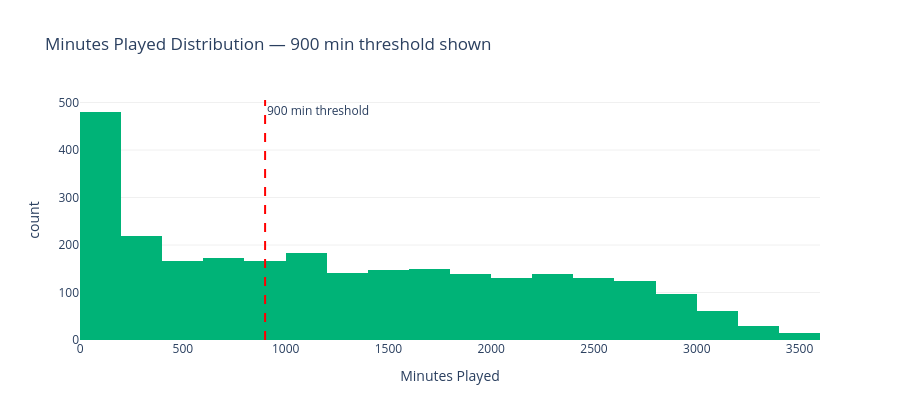

Notebook code for this chart:
### Markdown cell above
## 2.4 — Minutes Played Distribution

### Code cell
fig = px.histogram(player_df, x='minutes_played', nbins=30,
                   color_discrete_sequence=['#00b377'],
                   title='Minutes Played Distribution — 900 min threshold shown',
                   labels={'minutes_played': 'Minutes Played'})
fig.add_vline(x=900, line_dash='dash', line_color='red',
              annotation_text='900 min threshold',
              annotation_position='top right')
fig.update_layout(height=420, plot_bgcolor='white',
                  yaxis=dict(showgrid=True, gridcolor='#f0f0f0'))
fig.show()
print(f"Players with 900+ minutes: {(player_df['minutes_played'] >= 900).sum()}")
print(f"Players below 900 minutes: {(player_df['minutes_played'] < 900).sum()}")

### Figure 1 — Plotly figure (JSON) as saved in the notebook; plotly's stock layout.template omitted (floating-point values rounded to 4 significant figures; data arrays with more than 128 entries replaced by an {"elided": "..."} marker saying what was removed)
{"data": [{"bingroup": "x", "hovertemplate": "Minutes Played=%{x}<br>count=%{y}<extra></extra>", "legendgroup": "", "marker": {"color": "#00b377", "pattern": {"shape": ""}}, "name": "", "nbinsx": 30, "orientation": "v", "showlegend": false, "type": "histogram", "x": {"elided": "2694 int values"}, "xaxis": "x", "yaxis": "y"}], "layout": {"annotations": [{"showarrow": false, "text": "900 min threshold", "x": 900, "xanchor": "left", "xref": "x", "y": 1, "yanchor": "top", "yref": "y domain"}], "barmode": "relative", "height": 420, "legend": {"tracegroupgap": 0}, "plot_bgcolor": "white", "shapes": [{"line": {"color": "red", "dash": "dash"}, "type": "line", "x0": 900, "x1": 900, "xref": "x", "y0": 0, "y1": 1, "yref": "y domain"}], "title": {"text": "Minutes Played Distribution — 900 min threshold shown"}, "xaxis": {"anchor": "y", "domain": [0, 1], "title": {"text": "Minutes Played"}}, "yaxis": {"anchor": "x", "domain": [0, 1], "gridcolor": "#f0f0f0", "showgrid": true, "title": {"text": "count"}}}}
